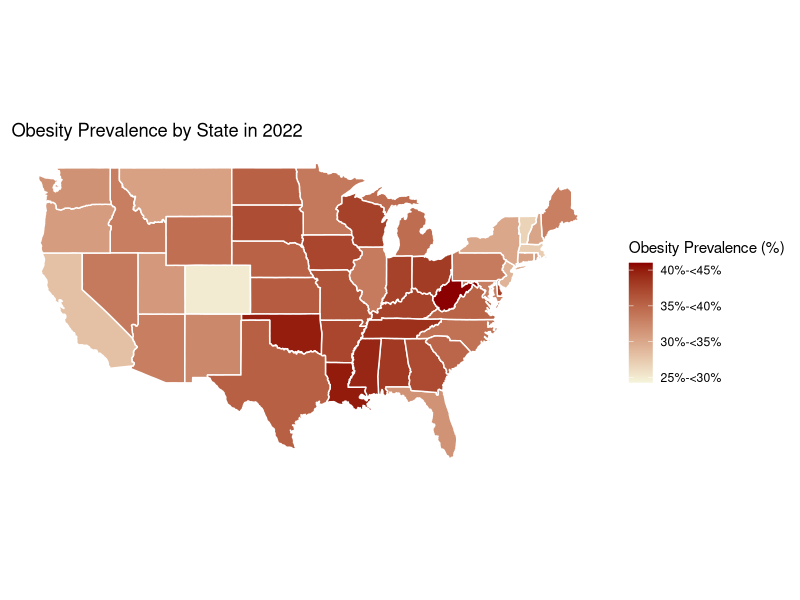
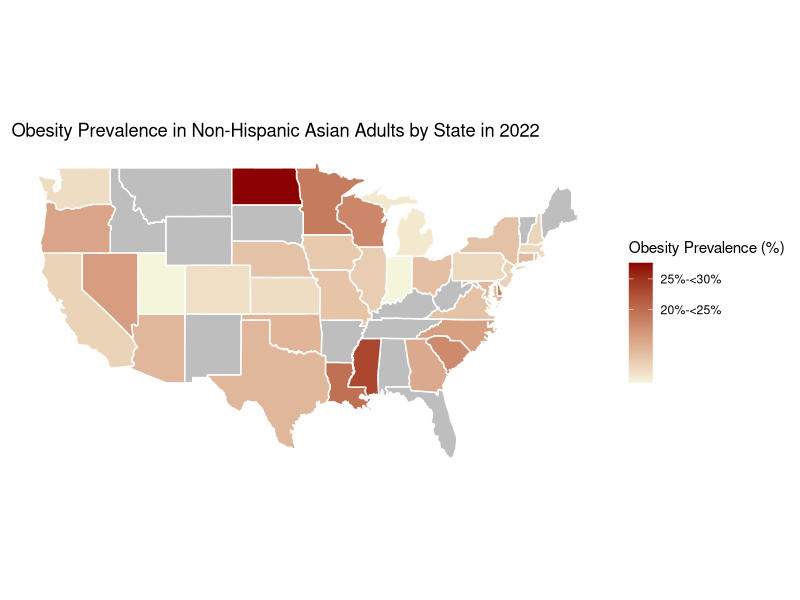
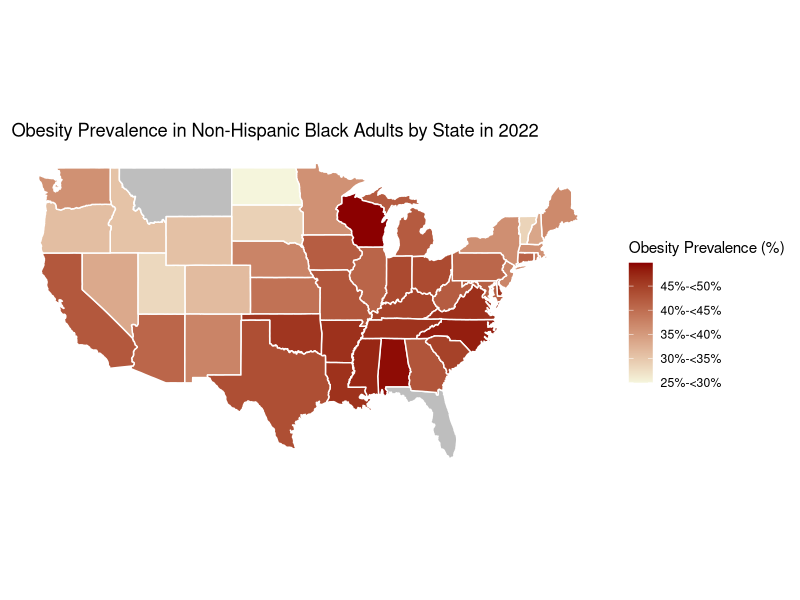
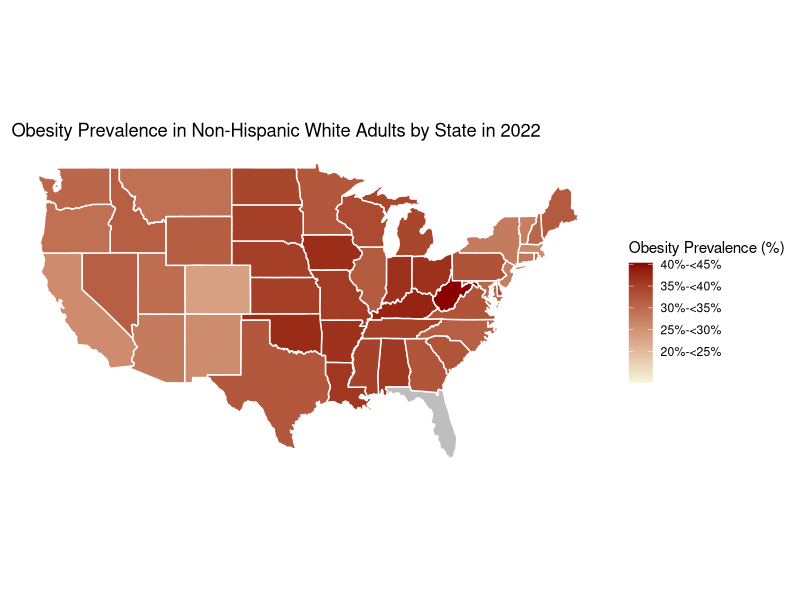
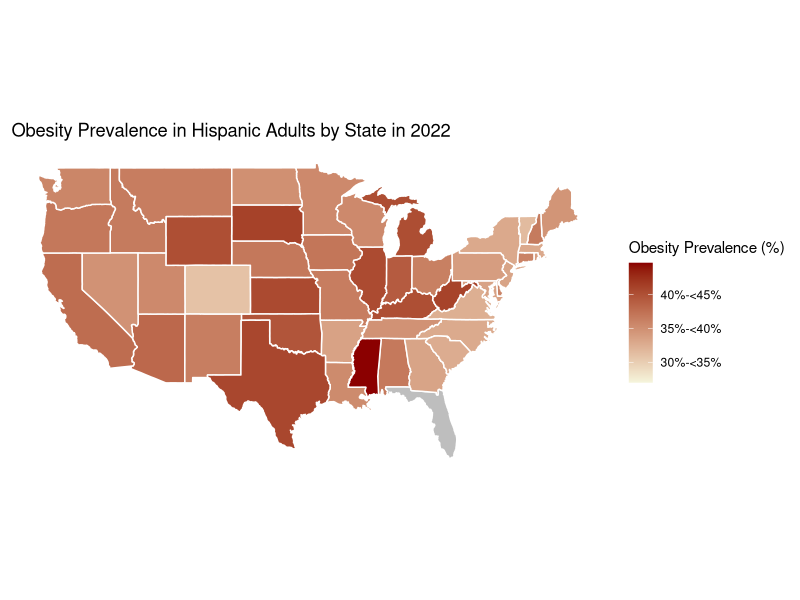

These figures' R source, in order:
## ---- chunk 1
library(readr)
library(tidyverse)
library(tidyr)
library(dplyr)
library(maps)
## ---- chunk 2
overall = read_csv("data/BRFSS/2022-overall-prevalence.csv", show_col_types = FALSE)
asian = read_csv("data/BRFSS/2022-asian.csv", show_col_types = FALSE)
black = read_csv("data/BRFSS/2022-black.csv", show_col_types = FALSE)
white = read_csv("data/BRFSS/2022-white.csv", show_col_types = FALSE)
hispanic = read_csv("data/BRFSS/2022-hispanic.csv", show_col_types = FALSE)

states_map = map_data("state")
## ---- chunk 3
overall = overall |>
  mutate(State = tolower(State))

overall_map = left_join(states_map, overall, by = c("region" = "State"))

breaks = c(0, 20, 25, 30, 35, 40, 45, 50)

ggplot(data = overall_map) +
  geom_polygon(aes(x = long, y = lat, group = group, fill = Prevalence), color = "white") +
  scale_fill_continuous(
    name = "Obesity Prevalence (%)",
    breaks = breaks, 
    labels = c("<20%", "20%-<25%", "25%-<30%", "30%-<35%", 
               "35%-<40%", "40%-<45%", "45%-<50%", "50%+"),
    low = "beige", high = "darkred", na.value = "grey"
  ) +
  coord_fixed(1.3) +
  theme_minimal() +
  labs(title = "Obesity Prevalence by State in 2022") +
  theme(legend.position = "right",
        panel.grid.major = element_blank(),  
        panel.grid.minor = element_blank(), 
        axis.text.x = element_blank(), 
        axis.text.y = element_blank(),  
        axis.ticks = element_blank(),
        axis.title.x = element_blank(),
        axis.title.y = element_blank())
## ---- chunk 4
asian = asian |>
  mutate(State = tolower(State))
asian_map = left_join(states_map, asian, by = c("region" = "State"))
asian_map = asian_map |>
  mutate(Prevalence = as.numeric(as.character(Prevalence)))

breaks = c(0, 20, 25, 30, 35, 40, 45, 50)
ggplot(data = asian_map) +
  geom_polygon(aes(x = long, y = lat, group = group, fill = Prevalence), color = "white") +
  scale_fill_continuous(
    name = "Obesity Prevalence (%)",
    breaks = breaks, 
    labels = c("<20%", "20%-<25%", "25%-<30%", "30%-<35%", 
               "35%-<40%", "40%-<45%", "45%-<50%", "50%+"),
    low = "beige", high = "darkred", na.value = "grey"
  ) +
  coord_fixed(1.3) +
  theme_minimal() +
  labs(title = "Obesity Prevalence in Non-Hispanic Asian Adults by State in 2022") +
  theme(legend.position = "right",
        panel.grid.major = element_blank(),  
        panel.grid.minor = element_blank(), 
        axis.text.x = element_blank(), 
        axis.text.y = element_blank(),  
        axis.ticks = element_blank(),
        axis.title.x = element_blank(),
        axis.title.y = element_blank())
## ---- chunk 5
black = black |>
  mutate(State = tolower(State))
black_map = left_join(states_map, black, by = c("region" = "State"))
black_map = black_map |>
  mutate(Prevalence = as.numeric(as.character(Prevalence)))

breaks = c(0, 20, 25, 30, 35, 40, 45, 50)
ggplot(data = black_map) +
  geom_polygon(aes(x = long, y = lat, group = group, fill = Prevalence), color = "white") +
  scale_fill_continuous(
    name = "Obesity Prevalence (%)",
    breaks = breaks, 
    labels = c("<20%", "20%-<25%", "25%-<30%", "30%-<35%", 
               "35%-<40%", "40%-<45%", "45%-<50%", "50%+"),
     low = "beige", high = "darkred", na.value = "grey"
  ) +
  coord_fixed(1.3) +
  theme_minimal() +
  labs(title = "Obesity Prevalence in Non-Hispanic Black Adults by State in 2022") +
  theme(legend.position = "right",
        panel.grid.major = element_blank(),  
        panel.grid.minor = element_blank(), 
        axis.text.x = element_blank(), 
        axis.text.y = element_blank(),  
        axis.ticks = element_blank(),
        axis.title.x = element_blank(),
        axis.title.y = element_blank())
## ---- chunk 6
white = white |>
  mutate(State = tolower(State))
white_map = left_join(states_map, white, by = c("region" = "State"))
white_map = white_map %>%
  mutate(Prevalence = as.numeric(as.character(Prevalence)))

breaks = c(0, 20, 25, 30, 35, 40, 45, 50)
ggplot(data = white_map) +
  geom_polygon(aes(x = long, y = lat, group = group, fill = Prevalence), color = "white") +
  scale_fill_continuous(
    name = "Obesity Prevalence (%)",
    breaks = breaks, 
    labels = c("<20%", "20%-<25%", "25%-<30%", "30%-<35%", 
               "35%-<40%", "40%-<45%", "45%-<50%", "50%+"),
     low = "beige", high = "darkred", na.value = "grey"
  ) +
  coord_fixed(1.3) +
  theme_minimal() +
  labs(title = "Obesity Prevalence in Non-Hispanic White Adults by State in 2022") +
  theme(legend.position = "right",
        panel.grid.major = element_blank(),  
        panel.grid.minor = element_blank(), 
        axis.text.x = element_blank(), 
        axis.text.y = element_blank(),  
        axis.ticks = element_blank(),
        axis.title.x = element_blank(),
        axis.title.y = element_blank())
## ---- chunk 7
hispanic = hispanic |>
  mutate(State = tolower(State))
hispanic_map = left_join(states_map, hispanic, by = c("region" = "State"))
hispanic_map = hispanic_map |>
  mutate(Prevalence = as.numeric(as.character(Prevalence)))
 
breaks = c(0, 20, 25, 30, 35, 40, 45, 50)
ggplot(data = hispanic_map) +
  geom_polygon(aes(x = long, y = lat, group = group, fill = Prevalence), color = "white") +
  scale_fill_continuous(
    name = "Obesity Prevalence (%)",
    breaks = breaks, 
    labels = c("<20%", "20%-<25%", "25%-<30%", "30%-<35%", 
               "35%-<40%", "40%-<45%", "45%-<50%", "50%+"),
     low = "beige", high = "darkred", na.value = "grey"
  ) +
  coord_fixed(1.3) +
  theme_minimal() +
  labs(title = "Obesity Prevalence in Hispanic Adults by State in 2022") +
  theme(legend.position = "right",
        panel.grid.major = element_blank(),  
        panel.grid.minor = element_blank(), 
        axis.text.x = element_blank(), 
        axis.text.y = element_blank(),  
        axis.ticks = element_blank(),
        axis.title.x = element_blank(),
        axis.title.y = element_blank())
